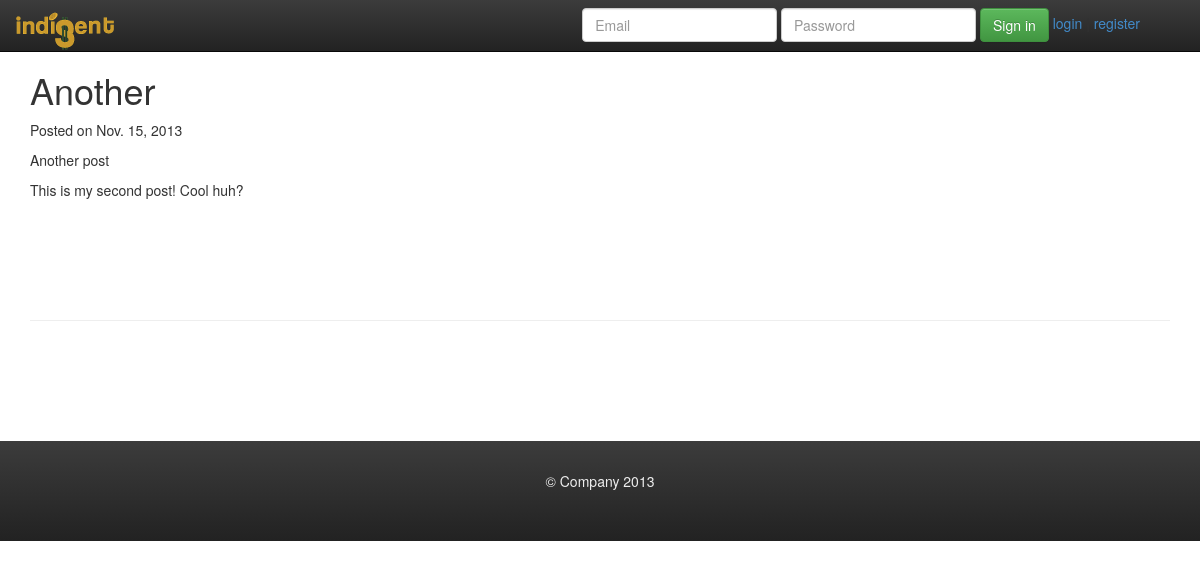
Screenshot of /another/ with the database file from the repository.
### chris/models.py (models this page shows, shortened)
class Post(models.Model):
    title = models.CharField(max_length=255)
    slug = models.SlugField(unique=True, max_length=255)
    description = models.CharField(max_length=255)
    content = models.TextField()
    published = models.BooleanField(default=True)
    created = models.DateTimeField(auto_now_add=True)
    class Meta:
        ordering = ['-created']

### chris/views.py (the view)
# urls.py: url(r'^(?P<slug>[\w\-]+)/$', 'chris.views.post'),
def post(request, slug):
    post = get_object_or_404(Post, slug=slug)
    return render(request, 'chris/post.html', {'post': post})

### templates/chris/post.html (shortened to what this page needs)
 {% extends 'base.html' %}
{% block content %}
<article>
    <header>
        <h1> {{post.title}} </h1>
        <p>
            Posted on
            <time datetime="{{post.created|date:"c"}}">
            {{post.created|date}}
            </time>
        </p>
    </header>
    <p class="description">
        {{post.description}}
    </p>
    {{post.content|safe}}
    <div class="push"></div>
</article>
{% endblock %}

### static/jumbotron.css (style rules this page uses)
body { padding-top: 50px; padding-bottom: 0px; margin-bottom: none; }

### rows the page displays
Post: title "Another", created "Nov. 15, 2013", description "Another post", content "This is my second post! Cool huh?"
